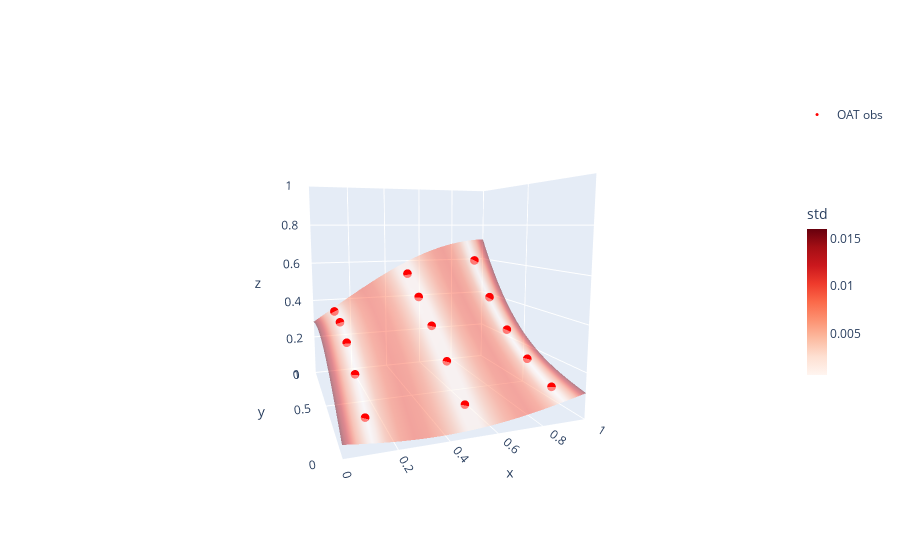

Here is the notebook cell this chart was saved with:
### Code cell
# Train gpm on oat data
gpm_oat = train_gp(X_oat, y_oat, kernel)

# Predict surface based on fitted GP
mu_oat,std_oat = gpm_oat.predict(Xsurf, return_std=True)

# Plot the result
fig = go.FigureWidget()

fig.add_surface(x=mx, y=my, z=mu_oat.reshape(mx.shape), name='GP oat',
                colorscale='Reds', surfacecolor=std_oat.reshape(mx.shape), opacity=0.5, showscale=True,
               colorbar={'title':'std','len':0.5, 'thickness':20})

fig.add_scatter3d(x=X_oat[:,0], y=X_oat[:,1], z=y_oat, mode='markers',
                  marker={'symbol':'circle', 'color':'red', 'size':3},
                  name='OAT obs', showlegend=True)

# update layout to set view
fig.update_layout(
                  scene={'xaxis':{'range':[0,1]},
                         'yaxis':{'range':[0,1]},
                         'zaxis':{'range':[0,1]},
                         'aspectratio':{'x':1,'y':1,'z':1},
                         'camera':{
                            'eye':{'x':-0.7, 'y':-2., 'z':0.3}}
                        })

fig.show()

### Figure 1 — Plotly figure (JSON) as saved in the notebook; plotly's stock layout.template omitted (floating-point values rounded to 4 significant figures; data arrays with more than 128 entries replaced by an {"elided": "..."} marker saying what was removed)
{"data": [{"colorbar": {"len": 0.5, "thickness": 20, "title": {"text": "std"}}, "colorscale": [[0, "rgb(255,245,240)"], [0.125, "rgb(254,224,210)"], [0.25, "rgb(252,187,161)"], [0.375, "rgb(252,146,114)"], [0.5, "rgb(251,106,74)"], [0.625, "rgb(239,59,44)"], [0.75, "rgb(203,24,29)"], [0.875, "rgb(165,15,21)"], [1, "rgb(103,0,13)"]], "name": "GP oat", "opacity": 0.5, "showscale": true, "surfacecolor": {"elided": "20x20 float values"}, "type": "surface", "uid": "6ab33f63-3254-4b73-9d3e-3d77f699e687", "x": {"elided": "20x20 float values"}, "y": {"elided": "20x20 float values"}, "z": {"elided": "20x20 float values"}}, {"marker": {"color": "red", "size": 3, "symbol": "circle"}, "mode": "markers", "name": "OAT obs", "showlegend": true, "type": "scatter3d", "uid": "c3e87b7c-1034-4b01-937f-b04a0ab55003", "x": [0.1, 0.1, 0.1, 0.1, 0.1, 0.5, 0.5, 0.5, 0.5, 0.5, 0.9, 0.9, 0.9, 0.9, 0.9], "y": [0.1, 0.3, 0.5, 0.7, 0.9, 0.1, 0.3, 0.5, 0.7, 0.9, 0.1, 0.3, 0.5, 0.7, 0.9], "z": [0.09708, 0.1997, 0.2823, 0.3348, 0.3522, 0.09368, 0.2143, 0.33, 0.4381, 0.5374, 0.1194, 0.1863, 0.2807, 0.4162, 0.5998]}], "layout": {"scene": {"aspectratio": {"x": 1, "y": 1, "z": 1}, "camera": {"eye": {"x": -0.7, "y": -2, "z": 0.3}}, "xaxis": {"range": [0, 1]}, "yaxis": {"range": [0, 1]}, "zaxis": {"range": [0, 1]}}}}
